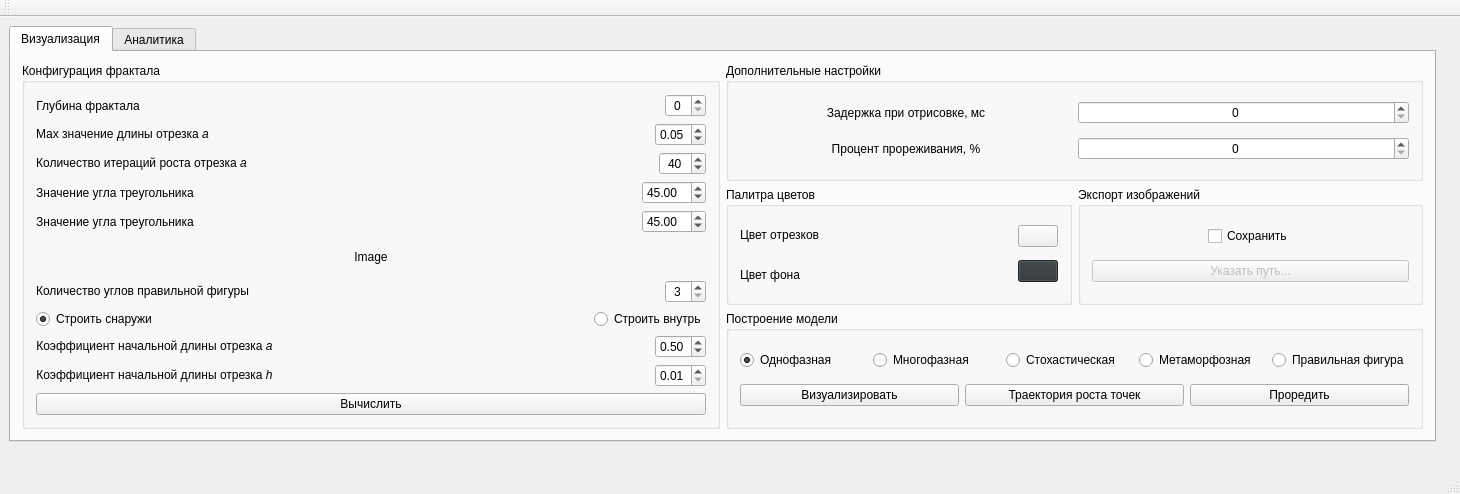
<?xml version="1.0" encoding="UTF-8"?>
<ui version="4.0">
 <class>MainWindow</class>
 <widget class="QMainWindow" name="MainWindow">
  <property name="geometry">
   <rect>
    <x>0</x>
    <y>0</y>
    <width>1460</width>
    <height>494</height>
   </rect>
  </property>
  <property name="sizePolicy">
   <sizepolicy hsizetype="Minimum" vsizetype="Minimum">
    <horstretch>0</horstretch>
    <verstretch>0</verstretch>
   </sizepolicy>
  </property>
  <property name="windowTitle">
   <string>Фрактальная структура - Кривая Коха</string>
  </property>
  <widget class="QWidget" name="centralWidget">
   <widget class="QTabWidget" name="tabWidget">
    <property name="geometry">
     <rect>
      <x>9</x>
      <y>9</y>
      <width>1427</width>
      <height>416</height>
     </rect>
    </property>
    <property name="currentIndex">
     <number>0</number>
    </property>
    <widget class="QWidget" name="tab">
     <attribute name="title">
      <string>Визуализация</string>
     </attribute>
     <layout class="QHBoxLayout" name="horizontalLayout_20">
      <item>
       <widget class="QGroupBox" name="groupBox_2">
        <property name="title">
         <string>Конфигурация фрактала</string>
        </property>
        <layout class="QVBoxLayout" name="verticalLayout_3">
         <item>
          <layout class="QHBoxLayout" name="horizontalLayout_3">
           <item>
            <widget class="QLabel" name="label">
             <property name="text">
              <string>Глубина фрактала</string>
             </property>
             <property name="textFormat">
              <enum>Qt::AutoText</enum>
             </property>
             <property name="alignment">
              <set>Qt::AlignCenter</set>
             </property>
            </widget>
           </item>
           <item>
            <spacer name="horizontalSpacer_2">
             <property name="orientation">
              <enum>Qt::Horizontal</enum>
             </property>
             <property name="sizeHint" stdset="0">
              <size>
               <width>40</width>
               <height>20</height>
              </size>
             </property>
            </spacer>
           </item>
           <item>
            <widget class="QSpinBox" name="sb_fractal_depth">
             <property name="alignment">
              <set>Qt::AlignCenter</set>
             </property>
             <property name="minimum">
              <number>0</number>
             </property>
             <property name="maximum">
              <number>10</number>
             </property>
             <property name="value">
              <number>0</number>
             </property>
            </widget>
           </item>
          </layout>
         </item>
         <item>
          <layout class="QHBoxLayout" name="horizontalLayout_4">
           <item>
            <widget class="QLabel" name="label_2">
             <property name="text">
              <string>&lt;html&gt;&lt;head/&gt;&lt;body&gt;&lt;p&gt;Max значение длины отрезка &lt;span style=&quot; font-style:italic;&quot;&gt;a&lt;/span&gt;&lt;/p&gt;&lt;/body&gt;&lt;/html&gt;</string>
             </property>
             <property name="alignment">
              <set>Qt::AlignCenter</set>
             </property>
            </widget>
           </item>
           <item>
            <spacer name="horizontalSpacer_6">
             <property name="orientation">
              <enum>Qt::Horizontal</enum>
             </property>
             <property name="sizeHint" stdset="0">
              <size>
               <width>18</width>
               <height>20</height>
              </size>
             </property>
            </spacer>
           </item>
           <item>
            <widget class="QDoubleSpinBox" name="dsb_max_line_legth">
             <property name="minimum">
              <double>0.010000000000000</double>
             </property>
             <property name="maximum">
              <double>1.000000000000000</double>
             </property>
             <property name="singleStep">
              <double>0.010000000000000</double>
             </property>
             <property name="value">
              <double>0.050000000000000</double>
             </property>
            </widget>
           </item>
          </layout>
         </item>
         <item>
          <layout class="QHBoxLayout" name="horizontalLayout_12">
           <item>
            <widget class="QLabel" name="l_count_iterations">
             <property name="text">
              <string>&lt;html&gt;&lt;head/&gt;&lt;body&gt;&lt;p&gt;Количество итераций роста отрезка &lt;span style=&quot; font-style:italic;&quot;&gt;a&lt;/span&gt;&lt;/p&gt;&lt;/body&gt;&lt;/html&gt;</string>
             </property>
             <property name="textFormat">
              <enum>Qt::AutoText</enum>
             </property>
             <property name="alignment">
              <set>Qt::AlignCenter</set>
             </property>
            </widget>
           </item>
           <item>
            <spacer name="horizontalSpacer_7">
             <property name="orientation">
              <enum>Qt::Horizontal</enum>
             </property>
             <property name="sizeHint" stdset="0">
              <size>
               <width>40</width>
               <height>20</height>
              </size>
             </property>
            </spacer>
           </item>
           <item>
            <widget class="QSpinBox" name="sb_count_iterations">
             <property name="alignment">
              <set>Qt::AlignCenter</set>
             </property>
             <property name="minimum">
              <number>1</number>
             </property>
             <property name="maximum">
              <number>200</number>
             </property>
             <property name="singleStep">
              <number>5</number>
             </property>
             <property name="value">
              <number>40</number>
             </property>
            </widget>
           </item>
          </layout>
         </item>
         <item>
          <layout class="QHBoxLayout" name="horizontalLayout_6">
           <item>
            <widget class="QLabel" name="label_9">
             <property name="text">
              <string>Значение угла треугольника</string>
             </property>
             <property name="alignment">
              <set>Qt::AlignCenter</set>
             </property>
            </widget>
           </item>
           <item>
            <spacer name="horizontalSpacer_5">
             <property name="orientation">
              <enum>Qt::Horizontal</enum>
             </property>
             <property name="sizeHint" stdset="0">
              <size>
               <width>13</width>
               <height>20</height>
              </size>
             </property>
            </spacer>
           </item>
           <item>
            <widget class="QDoubleSpinBox" name="dsb_angle">
             <property name="minimum">
              <double>1.000000000000000</double>
             </property>
             <property name="maximum">
              <double>178.000000000000000</double>
             </property>
             <property name="singleStep">
              <double>0.100000000000000</double>
             </property>
             <property name="value">
              <double>45.000000000000000</double>
             </property>
            </widget>
           </item>
          </layout>
         </item>
         <item>
          <layout class="QHBoxLayout" name="horizontalLayout_30">
           <item>
            <widget class="QLabel" name="label_10">
             <property name="text">
              <string>Значение угла треугольника</string>
             </property>
             <property name="alignment">
              <set>Qt::AlignCenter</set>
             </property>
            </widget>
           </item>
           <item>
            <spacer name="horizontalSpacer_24">
             <property name="orientation">
              <enum>Qt::Horizontal</enum>
             </property>
             <property name="sizeHint" stdset="0">
              <size>
               <width>13</width>
               <height>20</height>
              </size>
             </property>
            </spacer>
           </item>
           <item>
            <widget class="QDoubleSpinBox" name="dsb_angle_for_metamorphosis">
             <property name="minimum">
              <double>1.000000000000000</double>
             </property>
             <property name="maximum">
              <double>178.000000000000000</double>
             </property>
             <property name="singleStep">
              <double>0.100000000000000</double>
             </property>
             <property name="value">
              <double>45.000000000000000</double>
             </property>
            </widget>
           </item>
          </layout>
         </item>
         <item>
          <widget class="QLabel" name="lb_image">
           <property name="text">
            <string>Image</string>
           </property>
           <property name="alignment">
            <set>Qt::AlignCenter</set>
           </property>
          </widget>
         </item>
         <item>
          <layout class="QVBoxLayout" name="layout_regular_poygon">
           <item>
            <layout class="QHBoxLayout" name="horizontalLayout_13">
             <item>
              <widget class="QLabel" name="lb_regular_polygon_count_angle">
               <property name="text">
                <string>&lt;html&gt;&lt;head/&gt;&lt;body&gt;&lt;p&gt;Количество углов правильной фигуры&lt;/p&gt;&lt;/body&gt;&lt;/html&gt;</string>
               </property>
               <property name="textFormat">
                <enum>Qt::AutoText</enum>
               </property>
               <property name="alignment">
                <set>Qt::AlignCenter</set>
               </property>
              </widget>
             </item>
             <item>
              <spacer name="horizontalSpacer_11">
               <property name="orientation">
                <enum>Qt::Horizontal</enum>
               </property>
               <property name="sizeHint" stdset="0">
                <size>
                 <width>40</width>
                 <height>20</height>
                </size>
               </property>
              </spacer>
             </item>
             <item>
              <widget class="QSpinBox" name="sb_regular_polygon_count_angle">
               <property name="alignment">
                <set>Qt::AlignCenter</set>
               </property>
               <property name="minimum">
                <number>3</number>
               </property>
               <property name="maximum">
                <number>40</number>
               </property>
               <property name="singleStep">
                <number>1</number>
               </property>
               <property name="value">
                <number>3</number>
               </property>
              </widget>
             </item>
            </layout>
           </item>
           <item>
            <layout class="QHBoxLayout" name="horizontalLayout_14">
             <item>
              <widget class="QRadioButton" name="rb_regular_polygon_build_outside">
               <property name="text">
                <string>Строить снаружи</string>
               </property>
               <property name="checked">
                <bool>true</bool>
               </property>
              </widget>
             </item>
             <item>
              <spacer name="horizontalSpacer_4">
               <property name="orientation">
                <enum>Qt::Horizontal</enum>
               </property>
               <property name="sizeHint" stdset="0">
                <size>
                 <width>40</width>
                 <height>20</height>
                </size>
               </property>
              </spacer>
             </item>
             <item>
              <widget class="QRadioButton" name="rb_regular_polygon_build_inside">
               <property name="text">
                <string>Строить внутрь</string>
               </property>
              </widget>
             </item>
            </layout>
           </item>
          </layout>
         </item>
         <item>
          <layout class="QVBoxLayout" name="layout_several_phases">
           <item>
            <layout class="QHBoxLayout" name="horizontalLayout_18">
             <item>
              <widget class="QLabel" name="l_several_phase_coefficient_a">
               <property name="text">
                <string>&lt;html&gt;&lt;head/&gt;&lt;body&gt;&lt;p&gt;Коэффициент начальной длины отрезка &lt;span style=&quot; font-style:italic;&quot;&gt;a&lt;/span&gt;&lt;/p&gt;&lt;/body&gt;&lt;/html&gt;</string>
               </property>
               <property name="textFormat">
                <enum>Qt::AutoText</enum>
               </property>
               <property name="alignment">
                <set>Qt::AlignCenter</set>
               </property>
              </widget>
             </item>
             <item>
              <spacer name="horizontalSpacer_9">
               <property name="orientation">
                <enum>Qt::Horizontal</enum>
               </property>
               <property name="sizeHint" stdset="0">
                <size>
                 <width>40</width>
                 <height>20</height>
                </size>
               </property>
              </spacer>
             </item>
             <item>
              <widget class="QDoubleSpinBox" name="dsb_several_phase_coefficient_a">
               <property name="minimum">
                <double>0.010000000000000</double>
               </property>
               <property name="maximum">
                <double>1.000000000000000</double>
               </property>
               <property name="singleStep">
                <double>0.010000000000000</double>
               </property>
               <property name="value">
                <double>0.500000000000000</double>
               </property>
              </widget>
             </item>
            </layout>
           </item>
           <item>
            <layout class="QHBoxLayout" name="horizontalLayout_19">
             <item>
              <widget class="QLabel" name="l_several_phase_coefficient_h">
               <property name="text">
                <string>&lt;html&gt;&lt;head/&gt;&lt;body&gt;&lt;p&gt;Коэффициент начальной длины отрезка &lt;span style=&quot; font-style:italic;&quot;&gt;h&lt;/span&gt;&lt;/p&gt;&lt;/body&gt;&lt;/html&gt;</string>
               </property>
               <property name="textFormat">
                <enum>Qt::AutoText</enum>
               </property>
               <property name="alignment">
                <set>Qt::AlignCenter</set>
               </property>
              </widget>
             </item>
             <item>
              <spacer name="horizontalSpacer_8">
               <property name="orientation">
                <enum>Qt::Horizontal</enum>
               </property>
               <property name="sizeHint" stdset="0">
                <size>
                 <width>40</width>
                 <height>20</height>
                </size>
               </property>
              </spacer>
             </item>
             <item>
              <widget class="QDoubleSpinBox" name="dsb_several_phase_coefficient_h">
               <property name="minimum">
                <double>0.010000000000000</double>
               </property>
               <property name="maximum">
                <double>1.000000000000000</double>
               </property>
               <property name="singleStep">
                <double>0.010000000000000</double>
               </property>
               <property name="value">
                <double>0.010000000000000</double>
               </property>
              </widget>
             </item>
            </layout>
           </item>
          </layout>
         </item>
         <item>
          <widget class="QPushButton" name="pb_calculate_fractal">
           <property name="text">
            <string>Вычислить</string>
           </property>
          </widget>
         </item>
        </layout>
       </widget>
      </item>
      <item>
       <layout class="QVBoxLayout" name="verticalLayout_7">
        <item>
         <widget class="QGroupBox" name="groupBox_5">
          <property name="title">
           <string>Дополнительные настройки</string>
          </property>
          <layout class="QVBoxLayout" name="verticalLayout_8">
           <item>
            <layout class="QHBoxLayout" name="horizontalLayout_5">
             <item>
              <widget class="QLabel" name="label_5">
               <property name="text">
                <string>Задержка при отрисовке, мс</string>
               </property>
               <property name="alignment">
                <set>Qt::AlignCenter</set>
               </property>
              </widget>
             </item>
             <item>
              <widget class="QSpinBox" name="sb_draw_latency">
               <property name="alignment">
                <set>Qt::AlignCenter</set>
               </property>
               <property name="minimum">
                <number>0</number>
               </property>
               <property name="maximum">
                <number>1000</number>
               </property>
               <property name="singleStep">
                <number>100</number>
               </property>
               <property name="value">
                <number>0</number>
               </property>
              </widget>
             </item>
            </layout>
           </item>
           <item>
            <layout class="QHBoxLayout" name="horizontalLayout_10">
             <item>
              <widget class="QLabel" name="label_6">
               <property name="text">
                <string>Процент прореживания, %</string>
               </property>
               <property name="alignment">
                <set>Qt::AlignCenter</set>
               </property>
              </widget>
             </item>
             <item>
              <widget class="QSpinBox" name="sb_thinning_percentage">
               <property name="alignment">
                <set>Qt::AlignCenter</set>
               </property>
               <property name="minimum">
                <number>0</number>
               </property>
               <property name="maximum">
                <number>100</number>
               </property>
               <property name="singleStep">
                <number>1</number>
               </property>
               <property name="value">
                <number>0</number>
               </property>
              </widget>
             </item>
            </layout>
           </item>
          </layout>
         </widget>
        </item>
        <item>
         <layout class="QHBoxLayout" name="horizontalLayout_22">
          <item>
           <widget class="QGroupBox" name="groupBox">
            <property name="title">
             <string>Палитра цветов</string>
            </property>
            <layout class="QHBoxLayout" name="horizontalLayout_2">
             <item>
              <layout class="QVBoxLayout" name="verticalLayout">
               <item>
                <widget class="QLabel" name="label_3">
                 <property name="text">
                  <string>Цвет отрезков</string>
                 </property>
                </widget>
               </item>
               <item>
                <layout class="QHBoxLayout" name="horizontalLayout">
                 <item>
                  <widget class="QLabel" name="label_4">
                   <property name="text">
                    <string>Цвет фона</string>
                   </property>
                  </widget>
                 </item>
                 <item>
                  <spacer name="horizontalSpacer">
                   <property name="orientation">
                    <enum>Qt::Horizontal</enum>
                   </property>
                   <property name="sizeHint" stdset="0">
                    <size>
                     <width>18</width>
                     <height>20</height>
                    </size>
                   </property>
                  </spacer>
                 </item>
                </layout>
               </item>
              </layout>
             </item>
             <item>
              <layout class="QVBoxLayout" name="verticalLayout_2">
               <item>
                <widget class="QPushButton" name="pb_line_color">
                 <property name="text">
                  <string/>
                 </property>
                </widget>
               </item>
               <item>
                <widget class="QPushButton" name="pb_background_color">
                 <property name="styleSheet">
                  <string notr="true">QWidget { background-color: rgb(46, 52, 54) }</string>
                 </property>
                 <property name="text">
                  <string/>
                 </property>
                </widget>
               </item>
              </layout>
             </item>
            </layout>
           </widget>
          </item>
          <item>
           <widget class="QGroupBox" name="groupBox_6">
            <property name="title">
             <string>Экспорт изображений</string>
            </property>
            <layout class="QVBoxLayout" name="verticalLayout_6">
             <item>
              <layout class="QHBoxLayout" name="horizontalLayout_9">
               <item>
                <spacer name="horizontalSpacer_16">
                 <property name="orientation">
                  <enum>Qt::Horizontal</enum>
                 </property>
                 <property name="sizeHint" stdset="0">
                  <size>
                   <width>18</width>
                   <height>20</height>
                  </size>
                 </property>
                </spacer>
               </item>
               <item>
                <widget class="QCheckBox" name="cb_screenshot">
                 <property name="text">
                  <string>Сохранить</string>
                 </property>
                </widget>
               </item>
               <item>
                <spacer name="horizontalSpacer_17">
                 <property name="orientation">
                  <enum>Qt::Horizontal</enum>
                 </property>
                 <property name="sizeHint" stdset="0">
                  <size>
                   <width>18</width>
                   <height>20</height>
                  </size>
                 </property>
                </spacer>
               </item>
              </layout>
             </item>
             <item>
              <widget class="QPushButton" name="pb_screenshot_path">
               <property name="enabled">
                <bool>false</bool>
               </property>
               <property name="text">
                <string>Указать путь...</string>
               </property>
              </widget>
             </item>
            </layout>
           </widget>
          </item>
         </layout>
        </item>
        <item>
         <widget class="QGroupBox" name="groupBox_4">
          <property name="title">
           <string>Построение модели</string>
          </property>
          <layout class="QVBoxLayout" name="verticalLayout_5">
           <item>
            <layout class="QHBoxLayout" name="horizontalLayout_7">
             <item>
              <widget class="QRadioButton" name="rb_single_phase">
               <property name="text">
                <string>Однофазная</string>
               </property>
               <property name="checked">
                <bool>true</bool>
               </property>
              </widget>
             </item>
             <item>
              <widget class="QRadioButton" name="rb_several_phases">
               <property name="text">
                <string>Многофазная</string>
               </property>
              </widget>
             </item>
             <item>
              <widget class="QRadioButton" name="rb_stochastic">
               <property name="text">
                <string>Стохастическая</string>
               </property>
              </widget>
             </item>
             <item>
              <widget class="QRadioButton" name="rb_metamorphosis">
               <property name="text">
                <string>Метаморфозная</string>
               </property>
              </widget>
             </item>
             <item>
              <widget class="QRadioButton" name="rb_regular_polygon">
               <property name="text">
                <string>Правильная фигура</string>
               </property>
              </widget>
             </item>
            </layout>
           </item>
           <item>
            <layout class="QHBoxLayout" name="horizontalLayout_8">
             <item>
              <widget class="QPushButton" name="pb_visualize">
               <property name="text">
                <string>Визуализировать</string>
               </property>
              </widget>
             </item>
             <item>
              <widget class="QPushButton" name="pb_build_point_path">
               <property name="text">
                <string>Траектория роста точек</string>
               </property>
              </widget>
             </item>
             <item>
              <widget class="QPushButton" name="pb_thin_out">
               <property name="text">
                <string>Проредить</string>
               </property>
              </widget>
             </item>
            </layout>
           </item>
          </layout>
         </widget>
        </item>
       </layout>
      </item>
     </layout>
    </widget>
    <widget class="QWidget" name="tab_2">
     <attribute name="title">
      <string>Аналитика</string>
     </attribute>
     <layout class="QVBoxLayout" name="verticalLayout_12">
      <item>
       <layout class="QHBoxLayout" name="horizontalLayout_25">
        <item>
         <widget class="QGroupBox" name="groupBox_7">
          <property name="title">
           <string>Длина фрактальной линии от числа циклов</string>
          </property>
          <layout class="QVBoxLayout" name="verticalLayout_4">
           <item>
            <layout class="QHBoxLayout" name="horizontalLayout_23">
             <item>
              <widget class="QLabel" name="lb_graph_line_len_2">
               <property name="text">
                <string>Однофазная модель</string>
               </property>
              </widget>
             </item>
             <item>
              <spacer name="horizontalSpacer_10">
               <property name="orientation">
                <enum>Qt::Horizontal</enum>
               </property>
               <property name="sizeHint" stdset="0">
                <size>
                 <width>40</width>
                 <height>20</height>
                </size>
               </property>
              </spacer>
             </item>
             <item>
              <widget class="QPushButton" name="pb_graph_line_len_single_phase">
               <property name="text">
                <string>Построить</string>
               </property>
              </widget>
             </item>
            </layout>
           </item>
           <item>
            <layout class="QHBoxLayout" name="horizontalLayout_24">
             <item>
              <widget class="QLabel" name="lb_graph_line_len_3">
               <property name="text">
                <string>Многофазнаая модель</string>
               </property>
              </widget>
             </item>
             <item>
              <spacer name="horizontalSpacer_18">
               <property name="orientation">
                <enum>Qt::Horizontal</enum>
               </property>
               <property name="sizeHint" stdset="0">
                <size>
                 <width>40</width>
                 <height>20</height>
                </size>
               </property>
              </spacer>
             </item>
             <item>
              <widget class="QPushButton" name="pb_graph_line_len_several_phases">
               <property name="text">
                <string>Построить</string>
               </property>
              </widget>
             </item>
            </layout>
           </item>
           <item>
            <layout class="QHBoxLayout" name="horizontalLayout_26">
             <item>
              <widget class="QLabel" name="lb_graph_line_len_regular_polygon">
               <property name="text">
                <string>Правильная полигональная модель</string>
               </property>
              </widget>
             </item>
             <item>
              <spacer name="horizontalSpacer_19">
               <property name="orientation">
                <enum>Qt::Horizontal</enum>
               </property>
               <property name="sizeHint" stdset="0">
                <size>
                 <width>40</width>
                 <height>20</height>
                </size>
               </property>
              </spacer>
             </item>
             <item>
              <widget class="QPushButton" name="pb_graph_line_len_regular_polygon">
               <property name="text">
                <string>Построить</string>
               </property>
              </widget>
             </item>
            </layout>
           </item>
           <item>
            <layout class="QHBoxLayout" name="horizontalLayout_16">
             <item>
              <widget class="QLabel" name="lb_graph_line_len_4">
               <property name="text">
                <string>Мультифрактальная модель</string>
               </property>
              </widget>
             </item>
             <item>
              <spacer name="horizontalSpacer_12">
               <property name="orientation">
                <enum>Qt::Horizontal</enum>
               </property>
               <property name="sizeHint" stdset="0">
                <size>
                 <width>40</width>
                 <height>20</height>
                </size>
               </property>
              </spacer>
             </item>
             <item>
              <widget class="QPushButton" name="pb_graph_line_len_multifractal">
               <property name="text">
                <string>Построить</string>
               </property>
              </widget>
             </item>
            </layout>
           </item>
          </layout>
         </widget>
        </item>
        <item>
         <widget class="QGroupBox" name="groupBox_8">
          <property name="title">
           <string>Размах фрактала от числа циклов</string>
          </property>
          <layout class="QVBoxLayout" name="verticalLayout_9">
           <item>
            <layout class="QHBoxLayout" name="horizontalLayout_27">
             <item>
              <widget class="QLabel" name="lb_graph_fractal_span_single_phase">
               <property name="text">
                <string>Однофазная модель</string>
               </property>
              </widget>
             </item>
             <item>
              <spacer name="horizontalSpacer_20">
               <property name="orientation">
                <enum>Qt::Horizontal</enum>
               </property>
               <property name="sizeHint" stdset="0">
                <size>
                 <width>40</width>
                 <height>20</height>
                </size>
               </property>
              </spacer>
             </item>
             <item>
              <widget class="QPushButton" name="pb_graph_fractal_span_single_phase">
               <property name="text">
                <string>Построить</string>
               </property>
              </widget>
             </item>
            </layout>
           </item>
           <item>
            <layout class="QHBoxLayout" name="horizontalLayout_28">
             <item>
              <widget class="QLabel" name="lb_graph_fractal_span_several_phases">
               <property name="text">
                <string>Многофазнаая модель</string>
               </property>
              </widget>
             </item>
             <item>
              <spacer name="horizontalSpacer_21">
               <property name="orientation">
                <enum>Qt::Horizontal</enum>
               </property>
               <property name="sizeHint" stdset="0">
                <size>
                 <width>40</width>
                 <height>20</height>
                </size>
               </property>
              </spacer>
             </item>
             <item>
              <widget class="QPushButton" name="pb_graph_fractal_span_several_phases">
               <property name="text">
                <string>Построить</string>
               </property>
              </widget>
             </item>
            </layout>
           </item>
           <item>
            <layout class="QHBoxLayout" name="horizontalLayout_29">
             <item>
              <widget class="QLabel" name="lb_graph_fractal_span_regular_polygon">
               <property name="text">
                <string>Правильная полигональная модель</string>
               </property>
              </widget>
             </item>
             <item>
              <spacer name="horizontalSpacer_22">
               <property name="orientation">
                <enum>Qt::Horizontal</enum>
               </property>
               <property name="sizeHint" stdset="0">
                <size>
                 <width>40</width>
                 <height>20</height>
                </size>
               </property>
              </spacer>
             </item>
             <item>
              <widget class="QPushButton" name="pb_graph_fractal_span_regular_polygon">
               <property name="text">
                <string>Построить</string>
               </property>
              </widget>
             </item>
            </layout>
           </item>
          </layout>
         </widget>
        </item>
       </layout>
      </item>
      <item>
       <layout class="QHBoxLayout" name="horizontalLayout_32">
        <item>
         <widget class="QGroupBox" name="groupBox_3">
          <property name="title">
           <string>Полярные диаграммы распределения углов наклона отрезков растущего фрактала</string>
          </property>
          <layout class="QVBoxLayout" name="verticalLayout_10">
           <item>
            <layout class="QHBoxLayout" name="horizontalLayout_17">
             <item>
              <widget class="QLabel" name="lb_graph_angle_2">
               <property name="text">
                <string>Однофазная модель</string>
               </property>
              </widget>
             </item>
             <item>
              <spacer name="horizontalSpacer_23">
               <property name="orientation">
                <enum>Qt::Horizontal</enum>
               </property>
               <property name="sizeHint" stdset="0">
                <size>
                 <width>40</width>
                 <height>20</height>
                </size>
               </property>
              </spacer>
             </item>
             <item>
              <widget class="QPushButton" name="pb_graph_angle_single_phase">
               <property name="text">
                <string>Построить</string>
               </property>
              </widget>
             </item>
            </layout>
           </item>
           <item>
            <layout class="QHBoxLayout" name="horizontalLayout_11">
             <item>
              <widget class="QLabel" name="lb_graph_angle">
               <property name="text">
                <string>Многофазнаая модель</string>
               </property>
              </widget>
             </item>
             <item>
              <spacer name="horizontalSpacer_13">
               <property name="orientation">
                <enum>Qt::Horizontal</enum>
               </property>
               <property name="sizeHint" stdset="0">
                <size>
                 <width>40</width>
                 <height>20</height>
                </size>
               </property>
              </spacer>
             </item>
             <item>
              <widget class="QPushButton" name="pb_graph_angle_several_phases">
               <property name="text">
                <string>Построить</string>
               </property>
              </widget>
             </item>
            </layout>
           </item>
           <item>
            <layout class="QHBoxLayout" name="horizontalLayout_31">
             <item>
              <widget class="QLabel" name="lb_graph_angle_regular_polygon">
               <property name="text">
                <string>Правильная полигональная модель</string>
               </property>
              </widget>
             </item>
             <item>
              <spacer name="horizontalSpacer_25">
               <property name="orientation">
                <enum>Qt::Horizontal</enum>
               </property>
               <property name="sizeHint" stdset="0">
                <size>
                 <width>40</width>
                 <height>20</height>
                </size>
               </property>
              </spacer>
             </item>
             <item>
              <widget class="QPushButton" name="pb_graph_angle_regular_polygon">
               <property name="text">
                <string>Построить</string>
               </property>
              </widget>
             </item>
            </layout>
           </item>
          </layout>
         </widget>
        </item>
        <item>
         <widget class="QGroupBox" name="groupBox_9">
          <property name="title">
           <string>Микс</string>
          </property>
          <layout class="QVBoxLayout" name="verticalLayout_11">
           <item>
            <layout class="QHBoxLayout" name="horizontalLayout_21">
             <item>
              <widget class="QLabel" name="lb_graph_line_len_one_and_several_phases">
               <property name="text">
                <string>Длина фрактальной линии в однофазной и многофазной моделях от количества фаз </string>
               </property>
              </widget>
             </item>
             <item>
              <spacer name="horizontalSpacer_15">
               <property name="orientation">
                <enum>Qt::Horizontal</enum>
               </property>
               <property name="sizeHint" stdset="0">
                <size>
                 <width>40</width>
                 <height>20</height>
                </size>
               </property>
              </spacer>
             </item>
             <item>
              <widget class="QPushButton" name="pb_graph_line_len_single_and_several_phases">
               <property name="text">
                <string>Построить</string>
               </property>
              </widget>
             </item>
            </layout>
           </item>
           <item>
            <layout class="QHBoxLayout" name="horizontalLayout_15">
             <item>
              <widget class="QLabel" name="lb_graph_fractal_span_one_and_several_phases">
               <property name="text">
                <string>Размах фрактала в однофазной и многофазной моделях от количества фаз </string>
               </property>
              </widget>
             </item>
             <item>
              <spacer name="horizontalSpacer_14">
               <property name="orientation">
                <enum>Qt::Horizontal</enum>
               </property>
               <property name="sizeHint" stdset="0">
                <size>
                 <width>40</width>
                 <height>20</height>
                </size>
               </property>
              </spacer>
             </item>
             <item>
              <widget class="QPushButton" name="pb_graph_fractal_span_one_and_several_phases">
               <property name="text">
                <string>Построить</string>
               </property>
              </widget>
             </item>
            </layout>
           </item>
          </layout>
         </widget>
        </item>
       </layout>
      </item>
     </layout>
    </widget>
   </widget>
  </widget>
  <widget class="QMenuBar" name="menuBar">
   <property name="geometry">
    <rect>
     <x>0</x>
     <y>0</y>
     <width>1460</width>
     <height>22</height>
    </rect>
   </property>
  </widget>
  <widget class="QToolBar" name="mainToolBar">
   <attribute name="toolBarArea">
    <enum>TopToolBarArea</enum>
   </attribute>
   <attribute name="toolBarBreak">
    <bool>false</bool>
   </attribute>
  </widget>
  <widget class="QStatusBar" name="statusBar"/>
 </widget>
 <layoutdefault spacing="6" margin="11"/>
 <resources/>
 <connections/>
</ui>
